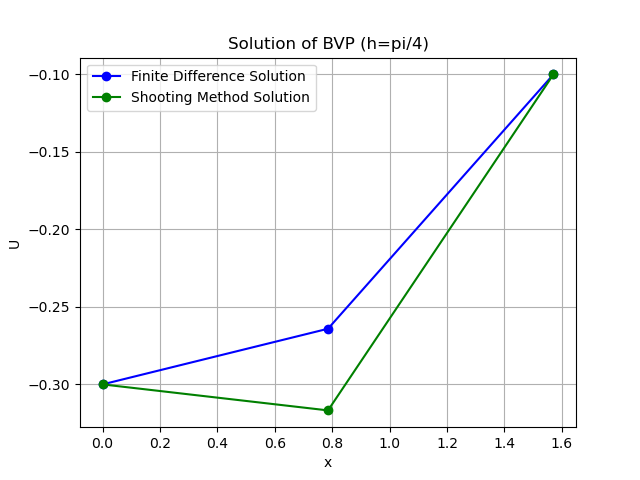

Here is the Python script that generated this plot:
import numpy as np
import matplotlib.pyplot as mpl

# Finite Difference Method
# Initialized parameters
n = 1
h = np.pi / 4
g_0 = -0.3
g_1 = -0.1
p = 1
q = 2
x = np.linspace(0, np.pi / 2, n + 2)

# Define function f(x)
def f(x):
    return -np.cos(x)

# Create matrix A (1x1)
A = np.array([2 + q * h**2])
print("Matrix A:", A)

# Create matrix B
b = np.array([(1 + h * p / 2) * g_0 + (h**2) * f(x[1])])
print("Matrix B:", b)

from scipy.linalg import solve
U = solve(A, b)
print("Finite Difference Solution:", U)

# Construct the full solution including boundary conditions
U_full = np.concatenate(([g_0], U, [g_1]))

# Shooting Method
# Define equations and boundary conditions
def z_p(x, y, z):
    return z + 2 * y + np.cos(x)

def y_p(z):
    return z

y0 = -0.3
y1 = -0.1
n_shoot = 2
h_shoot = np.pi / 4  # Step size for shooting method
x_shoot = np.linspace(0, np.pi / 2, n_shoot + 1)

# Initial guesses for z0
z0_g1 = np.pi / 4
z0_g2 = np.pi / 2

# Solve IVP for a given initial slope z0
def solve_ivp(z0):
    yvalues = [y0]
    zvalues = [z0]

    for i in range(n_shoot):
        z_next = zvalues[i] + h_shoot * z_p(x_shoot[i], yvalues[i], zvalues[i])
        y_next = yvalues[i] + h_shoot * y_p(zvalues[i])
        zvalues.append(z_next)
        yvalues.append(y_next)

    return yvalues[-1]

# Secant Method
tol = 1e-6
max_i = 100

f1 = solve_ivp(z0_g1) - y1
f2 = solve_ivp(z0_g2) - y1

for i in range(max_i):
    z_new = z0_g2 - f2 * (z0_g2 - z0_g1) / (f2 - f1)  # Update secant
    f_new = solve_ivp(z_new) - y1  # Evaluate BVP with new guess
    if abs(f_new) < tol:  # Check for convergence
        z0_correct = z_new
        break
    z0_g1, z0_g2 = z0_g2, z_new
    f1, f2 = f2, f_new

# Solve IVP with correct z0
yvalues = [y0]
zvalues = [z0_correct]

for i in range(n_shoot):
    z_next = zvalues[i] + h_shoot * z_p(x_shoot[i], yvalues[i], zvalues[i])
    y_next = yvalues[i] + h_shoot * y_p(zvalues[i])
    zvalues.append(z_next)
    yvalues.append(y_next)

# Print results
print(f"Correct initial slope (z0): {z0_correct}")
print("x-values:", x_shoot)
print("y-values:", yvalues)

# Plot the solutions
mpl.plot(x, U_full, marker='o', linestyle='-', color='b', label='Finite Difference Solution')
mpl.plot(x_shoot, yvalues, marker='o', linestyle='-', color='g', label='Shooting Method Solution')
mpl.xlabel('x')
mpl.ylabel('U')
mpl.title(f"Solution of BVP (h=pi/4)")
mpl.legend()
mpl.grid(True)
mpl.show()
